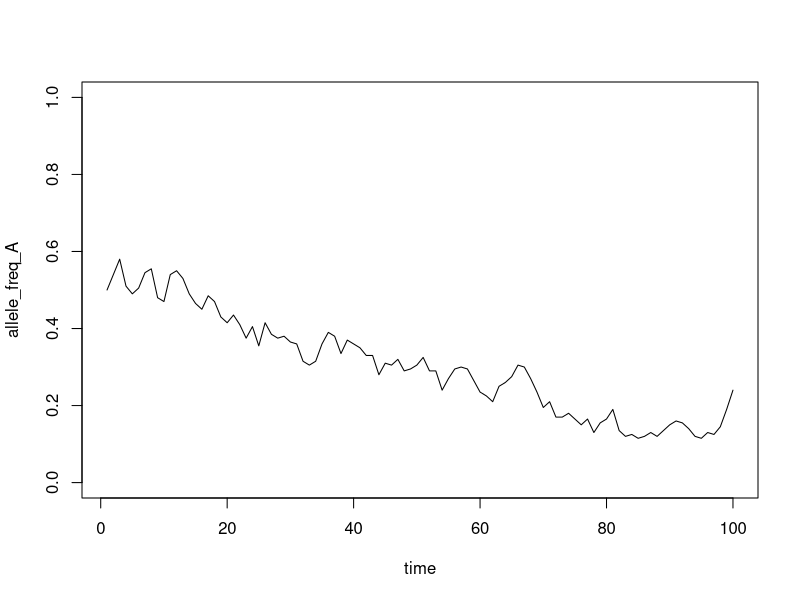
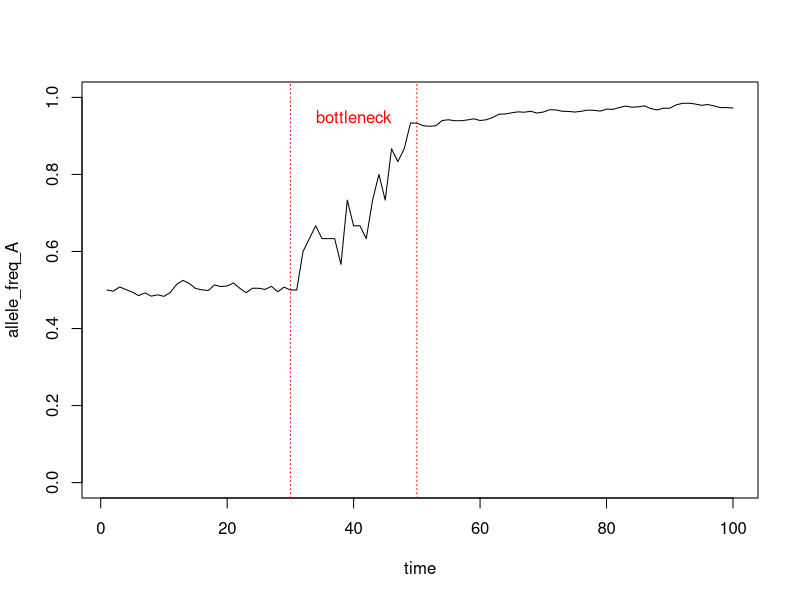

These figures' R source, in order:
## ---- chunk 1
set.seed(123)
## ---- chunk 2
pop_size <- 500
## ---- chunk 3
pool_size <- pop_size * 2
## ---- chunk 4
initial_frequency_A <- 0.5
initial_frequency_a <- 1 - initial_frequency_A
## ---- chunk 5
number_A <- round(initial_frequency_A * pool_size)
number_a <- round(initial_frequency_a * pool_size)
## ---- chunk 6
gene_pool <- c(rep("A", number_A), rep("a", number_a))
table(gene_pool)
## ---- chunk 7
prop.table(table(gene_pool))
## ---- chunk 8
new_gene_pool <- sample(gene_pool, 2 * pop_size, replace = TRUE)
## ---- chunk 9
prop.table(table(new_gene_pool))
## ---- chunk 10
# Set number of generations
n_gen <- 100
pop_size <- 100

# Set up an empty vector of length n_gen to contain results
allele_freq_A <- rep(NA, n_gen)

# Put in an initial value for frequency of A
allele_freq_A[1] <- 0.5

# Establish the initial gene pool and name it gene_pool_time_n
# This part looks complicated, but I am just condensing the code from above into 1 line.
gene_pool_time_n <- c(
  rep("A", round(2 * allele_freq_A[1] * pop_size)),
  rep("a", round(2 * (1 - allele_freq_A[1]) * pop_size))
)

for (i in 2:n_gen) {
  gene_pool_time_n_plus_1 <- sample(gene_pool_time_n,
    pop_size * 2,
    replace = TRUE
  )
  gene_pool_table <- table(gene_pool_time_n_plus_1)
  allele_freq_A[i] <- gene_pool_table[2] / sum(gene_pool_table)

  # Replace the old gene pool with the new one.
  gene_pool_time_n <- gene_pool_time_n_plus_1
}
## ---- chunk 11
plot(1:n_gen, allele_freq_A, type = "l", xlab = "time", ylim = c(0, 1))
## ---- chunk 12
# Set number of generations
n_gen <- 100

# Set up an empty vector of length n_gen to contain results
allele_freq_A <- rep(NA, n_gen)

# Put in an initial value for frequency of A
allele_freq_A[1] <- 0.5

# Establish the initial gene pool and name it gene_pool_time_n
# This part looks complicated, but I am just condensing the code from above into 1 line.
gene_pool_time_n <- c(
  rep("A", round(2 * allele_freq_A[1] * pop_size)),
  rep("a", round(2 * (1 - allele_freq_A[1]) * pop_size))
)

for (i in 2:n_gen) {
  if (i %in% 30:50) {
  pop_size <- 15
} else {
  pop_size <- 1000
}
  gene_pool_time_n_plus_1 <- sample(gene_pool_time_n,
    pop_size * 2,
    replace = TRUE
  )
  gene_pool_table <- table(gene_pool_time_n_plus_1)
  allele_freq_A[i] <- gene_pool_table[2] / sum(gene_pool_table)

  # Replace the old gene pool with the new one.
  gene_pool_time_n <- gene_pool_time_n_plus_1
}
plot(1:n_gen, allele_freq_A, type = "l", xlab = "time", ylim = c(0, 1))
abline(v = 30,col= "red", lty = 3)
abline(v = 50,col= "red", lty = 3)
text(40,0.95,"bottleneck", col = "red")

